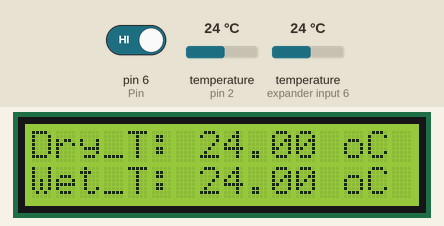
Bench run of a sketch on a simulated Arduino Uno, built with avr-gcc and run on an emulated ATmega328P. Shown: 16×2 character LCD. Inputs (shaded band) come from the test bench; at power-on: pin 6 (Pin) HIGH, temperature (sensors on pin 2, expander input 6) 24 °C. What the sketch prints to the serial monitor is not drawn.

Above: at 6.5 s.
6.6 s: pin 6 (Pin) driven LOW
At 18.1 s:
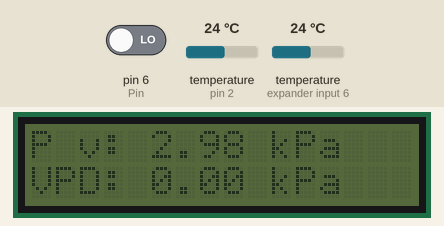
18.4 s: pin 6 (Pin) driven HIGH
At 22.9 s:
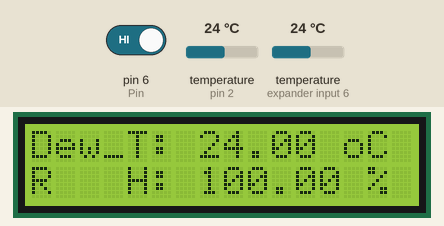
31.0 s: temperature (sensor on pin 2) set to 12 °C
At 41.4 s:
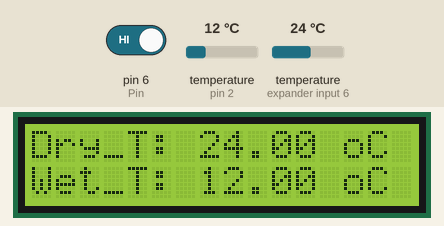
45.0 s: temperature (sensor on expander input 6) set to 12 °C
At 51.8 s:
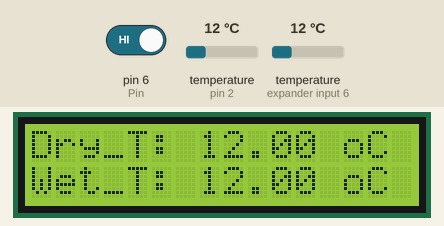
56.0 s: temperature (sensor on pin 2) set to 19 °C
At 63.4 s:
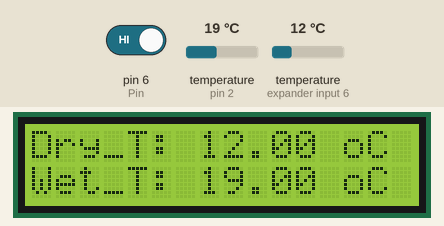
66.9 s: temperature (sensor on expander input 6) set to 19 °C
At 73.9 s:
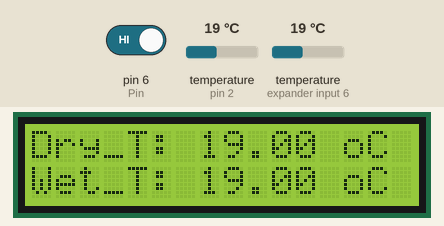
Timing chart, 0 to 75.4 s (numbered marks = the images above; inputs shaded):
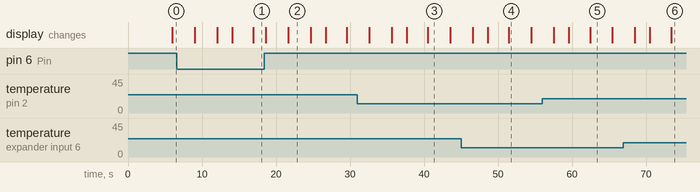

The sketch:

DS18B20_Air_LCD_Button.ino
```cpp
#include <OneWire.h>
#include <DallasTemperature.h>
#include <Wire.h>
#include <LiquidCrystal_I2C.h>

#define ONE_WIRE_BUS 2
#define Pin 6

OneWire oneWire(ONE_WIRE_BUS);
DallasTemperature sensors(&oneWire);
LiquidCrystal_I2C lcd(0x3F, 16, 2);

uint8_t sensor1[8] = { 0x28, 0xFF, 0x6E, 0x73, 0x71, 0x17, 0x04, 0x7C };
uint8_t sensor2[8] = { 0x28, 0xFF, 0x2B, 0xFB, 0x71, 0x17, 0x04, 0x82 };
float Dry_Temp;
float Wet_Temp;

void setup(void) {
  pinMode(Pin, INPUT);
  Serial.begin(9600);
  sensors.begin();
  lcd.init();
  lcd.backlight();
  lcd.setCursor(0, 0);
  lcd.print("Jeju Nat'l Univ.");
  lcd.setCursor(1, 1);
  lcd.print("Hi, Vegetables!");
  delay(5000);
}

void loop(void) {
  float Patm = 101.325; //기압 kPa
  sensors.requestTemperatures();
  Wet_Temp = sensors.getTempC(sensor1); //습구온도
  Dry_Temp = sensors.getTempC(sensor2); //건구온도
  float Psdt = 0.61078 * exp((17.27 * Dry_Temp) / (237.3 + Dry_Temp)); //kPa
  float Pswt = 0.61078 * exp((17.27 * Wet_Temp) / (237.3 + Wet_Temp)); //kPa
  float Pv = Pswt - Patm * 0.000662 * (Dry_Temp - Wet_Temp); //수증기압
  float Humidity = 100 * Pv / Psdt; //상대습도
  float VPD = Psdt * (1 - Humidity / 100); //수증기압포차
  float Dew_Temp = (Dry_Temp - (100 - Humidity) / 5); //노점온도
  float AH = 2.16679 * Pv / (273.15 + Dry_Temp); //절대습도
  Serial.print("Dry Temp : "); Serial.println(Dry_Temp);
  Serial.print("Wet Temp: "); Serial.println(Wet_Temp);
  Serial.print("Dew Temp : "); Serial.println(Dew_Temp);
  Serial.print("Humidity : "); Serial.println(Humidity);
  Serial.print("AH : "); Serial.println(AH);
  Serial.print("SVP : "); Serial.println(Psdt);
  Serial.print("Pv : "); Serial.println(Pv);
  Serial.print("VPD : "); Serial.println(VPD);

  int switchwalue = digitalRead(Pin);
  if (switchwalue == LOW) {
    lcd.noBacklight();
  } else {
    lcd.backlight();
    lcd.clear();
    lcd.setCursor(0, 0);
    lcd.print("Dry_T: ");
    lcd.print(Dry_Temp);
    lcd.print(" oC");
    lcd.setCursor(0, 1);
    lcd.print("Wet_T: ");
    lcd.print(Wet_Temp);
    lcd.print(" oC");
    delay(3000);
    lcd.clear();
    lcd.setCursor(0, 0);
    lcd.print("Dew_T: ");
    lcd.print(Dew_Temp);
    lcd.print(" oC");
    lcd.setCursor(0, 1);
    lcd.print("R   H: ");
    lcd.print(Humidity);
    lcd.print(" %");
    delay(3000);
    lcd.clear();
    lcd.setCursor(0, 0);
    lcd.print("A H: ");
    lcd.print(AH);
    lcd.print(" g/m3");
    lcd.setCursor(0, 1);
    lcd.print("SVP: ");
    lcd.print(Psdt);
    lcd.print(" kPa");
    delay(2000);
    lcd.clear();
    lcd.setCursor(0, 0);
    lcd.print("P v: ");
    lcd.print(Pv);
    lcd.print(" kPa");
    lcd.setCursor(0, 1);
    lcd.print("VPD: ");
    lcd.print(VPD);
    lcd.print(" kPa");
    delay(2000);
  }
}
```

Measured:
- after the input at 6.6 s, the display: first differs from a run without the input after 10.3 s (image 1)
- after the input at 18.4 s, the display: first changes after 0.20 s (image 2 shows a later state)
- what the display in image 2 shows lasts 3.1 s, from 21.6 s to 24.7 s
